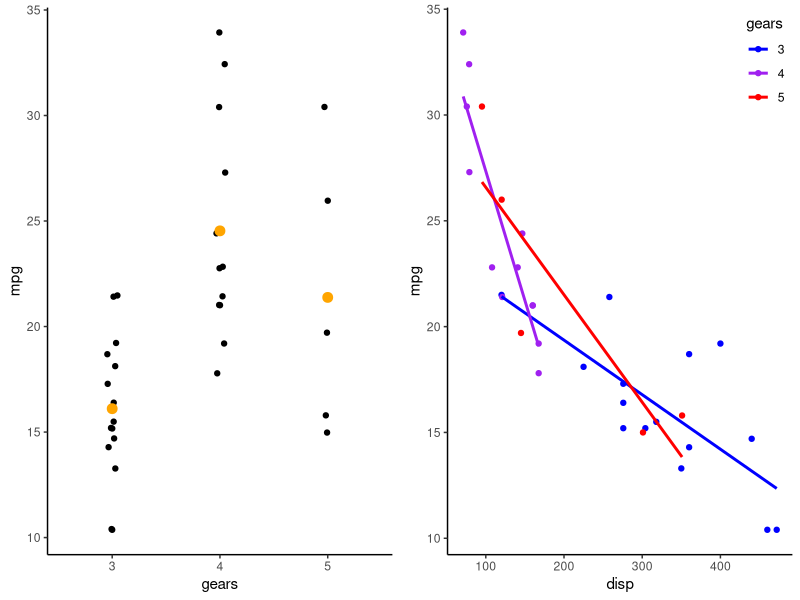
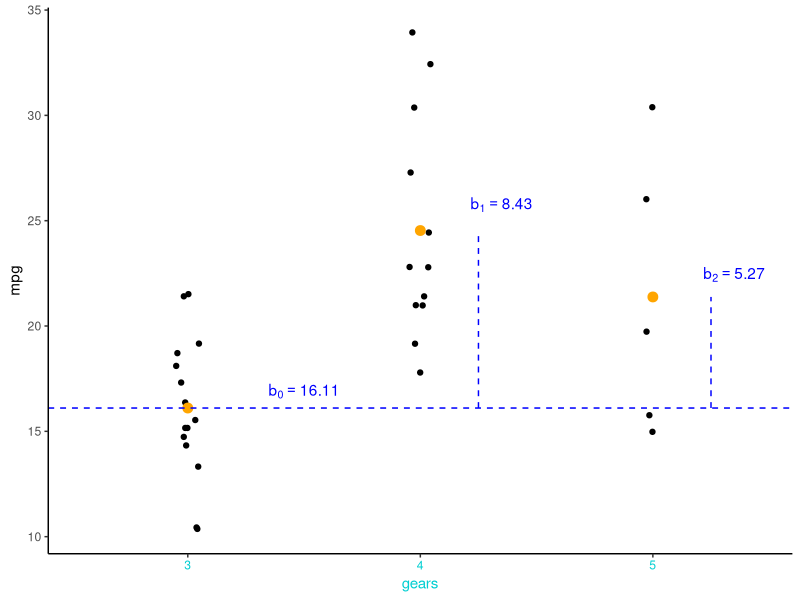
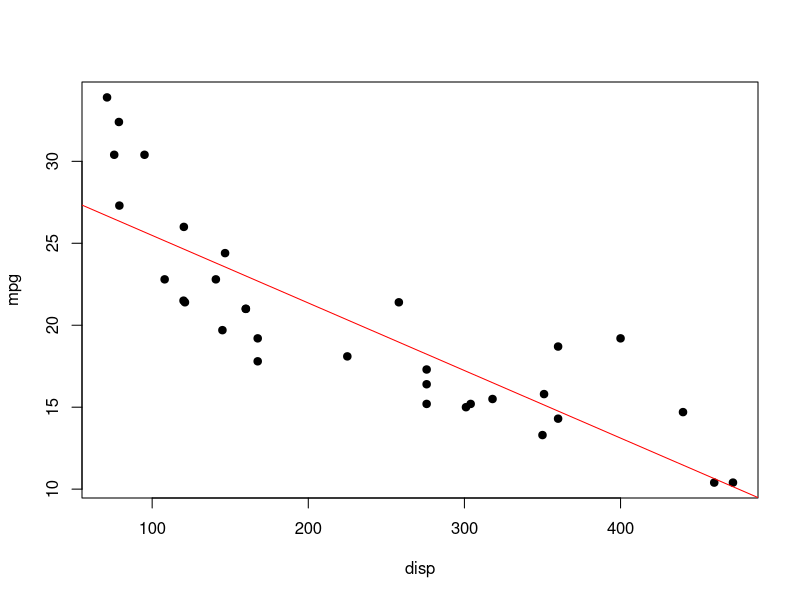
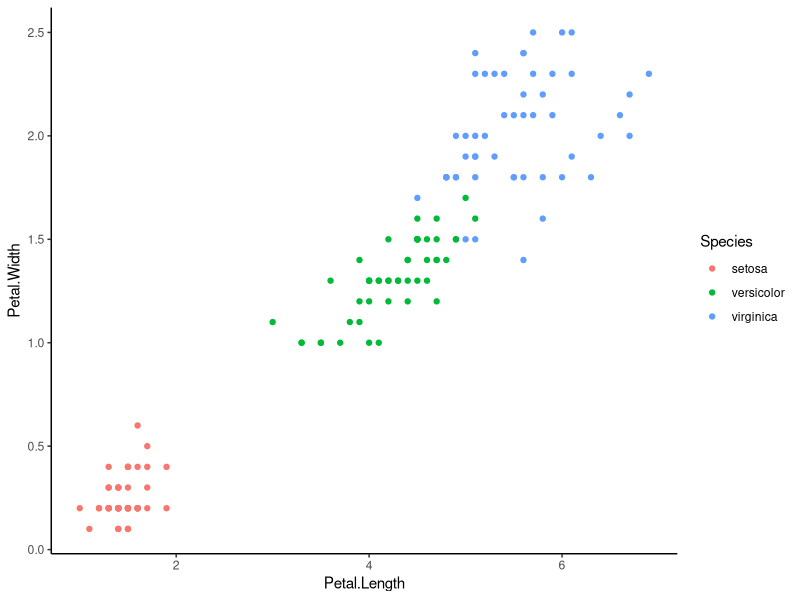
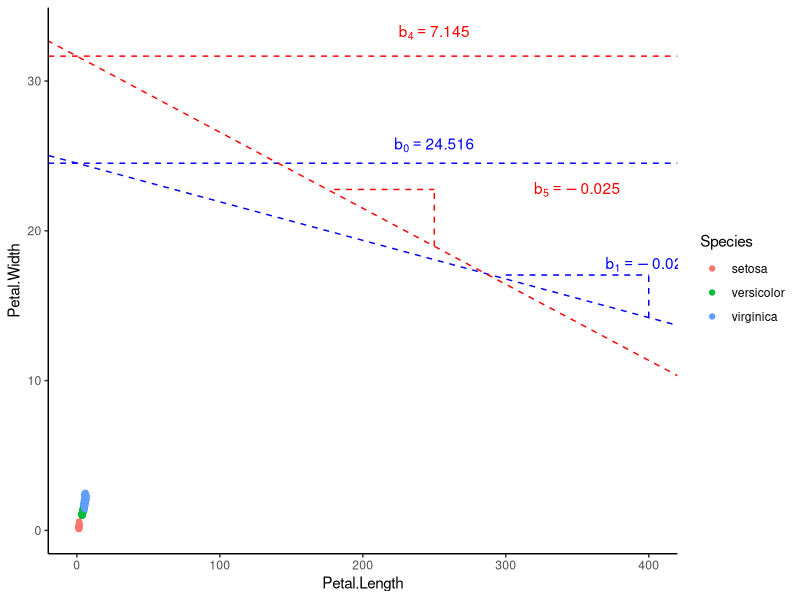

These charts were generated, in order, by the following R code:
## ---- chunk 1
knitr::opts_chunk$set(echo = FALSE)
library(tidyverse)
theme_set(theme_classic())
library(ggpubr)

set.seed(123)

#Fit models
modp1 <- lm(mpg~disp,data=arrange(mtcars,disp))
modp2 <- lm(mpg~factor(gear),data=arrange(mtcars,am,disp))
modp3 <- lm(mpg~disp+factor(gear),data=arrange(mtcars,am,disp))
modp4 <- lm(mpg~disp*factor(gear),data=mtcars)

#Plots

#Continuous
p1 <- ggplot(arrange(mtcars,disp),aes(x=disp,y=mpg))+geom_point()+geom_smooth(formula=y~x,method='lm',se=FALSE,col='orange')

#Categorical - 3 levels
p2 <- ggplot(arrange(mtcars,gear,mpg),aes(x=factor(gear),y=mpg))+ 
  geom_point(position=position_jitter(width=0.05))+labs(x='gears')+
  geom_point(aes(y=mpg),stat='summary',fun=mean,col='orange',size=3) #Mean only

#Continuous + categorial
p3 <- ggplot(cbind(modp3$model,pred=predict(modp3)),aes(x=disp,y=mpg,col=`factor(gear)`))+geom_point()+labs(col='gears')+
  geom_line(aes(y=pred))+
  scale_colour_manual(values=c('blue','purple','red'))+theme(legend.justification=c(1,1), legend.position=c(1,1))

#Interaction
p4 <- ggplot(mtcars,aes(x=disp,y=mpg,col=factor(gear)))+geom_point()+labs(col='gears')+
  geom_smooth(formula=y~x,method='lm',se=FALSE)+
  scale_colour_manual(values=c('blue','purple','red'))+theme(legend.justification=c(1,1), legend.position=c(1,1))

## ---- chunk 2
ggarrange(p2,p4,ncol=2) #Display mtcars data
## ---- chunk 3

b0Lab <- paste('b[0] == ',round(coef(modp2)[1],2))
b1Lab <- paste('b[1] == ',round(coef(modp2)[2],2))
b2Lab <- paste('b[2] == ',round(coef(modp2)[3],2))


  p2 + annotate('text', x=1.5, y = coef(modp2)[1]*1.05, col='blue', label=b0Lab, parse=TRUE) +
    geom_hline(yintercept=coef(modp2)[1],linetype='dashed',col='blue') +
    
    annotate('text', x=2.35, y = (coef(modp2)[1] + coef(modp2)[2])*1.05, col='blue', label=b1Lab, parse=TRUE)+
    annotate('segment', x = 2.25, xend = 2.25, y= coef(modp2)[1], yend = coef(modp2)[1] + coef(modp2)[2],linetype='dashed',col='blue') +
    
    annotate('text', x=3.35, y = (coef(modp2)[1] + coef(modp2)[3])*1.05, col='blue', label=b2Lab, parse=TRUE)+
    annotate('segment', x = 3.25, xend = 3.25, y= coef(modp2)[1], yend = coef(modp2)[1] + coef(modp2)[3],linetype='dashed',col='blue') +
    
    theme(axis.title.x.bottom=element_text(colour='darkturquoise'),
            axis.text.x.bottom=element_text(colour='darkturquoise'))
## ---- chunk 4
#Formula structure: y ~ x
mod1 <- lm(mpg ~ factor(gear), #mpg depends on gears
           data = mtcars) #Name of the dataframe containing mpg & gears
summary(mod1)
## ---- chunk 5
mod1Matrix <- model.matrix(mod1) #Get model matrix (columns used to predict mpg)
head(mod1Matrix,28) #Show first 28 rows of model matrix
## ---- chunk 6
#Fit a model with 1 variable
mod3 <- lm(mpg~disp,data=mtcars) 

#Plot raw data
plot(mpg ~ disp, data=mtcars,pch=19) 

#Plot model fit (single line)
abline(mod3,col='red') 
## ---- chunk 7
p4 <- ggplot(iris,aes(Petal.Length,Petal.Width))+geom_point(aes(col=Species))


## ---- chunk 8
  p4 
## ---- chunk 9
b0Lab <- paste('b[0] == ',round(coef(modp4)[1],3))
b1Lab <- paste('b[1] == ',round(coef(modp4)[2],3))
b4Lab <- paste('b[4] == ',round(coef(modp4)[4],3))
b5Lab <- paste('b[5] == ',round(coef(modp4)[6],3)) 

p4 + xlim(0,NA) +
  #Text/lines for gear==3
  annotate('text', x=250, y = coef(modp4)[1]*1.05, col='blue', label=b0Lab, parse=TRUE) +
  annotate('segment', x = 400, xend = 400, y= coef(modp4)[c(1,2)] %*% c(1,400), yend = (coef(modp4)[c(1,2)] %*% c(1,400))*1.2,linetype='dashed',col='blue') +
  annotate('segment', x = 300, xend = 400, y= (coef(modp4)[c(1,2)] %*% c(1,400))*1.2, yend = (coef(modp4)[c(1,2)] %*% c(1,400))*1.2,linetype='dashed',col='blue') + 
  annotate('text', x=400, y = (coef(modp4)[c(1,2)] %*% c(1,400))*1.25, col='blue', label=b1Lab, parse=TRUE) +
  geom_hline(yintercept=coef(modp4)[1],linetype='dashed',col='blue') +
  geom_abline(intercept=coef(modp4)[1],slope=coef(modp4)[2],col='blue',linetype='dashed') +
  #Text/lines for gear==5
  annotate('text', x=250, y = sum(coef(modp4)[c(1,4)])*1.05, col='red', label=b4Lab, parse=TRUE) +
  annotate('segment', x = 250, xend = 250, y= coef(modp4)[c(1,2,4,6)] %*% c(1,250,1,250), 
           yend = (coef(modp4)[c(1,2,4,6)] %*% c(1,250,1,250))*1.2, linetype='dashed',col='red') +
  annotate('segment', x = 180, xend = 250, y= (coef(modp4)[c(1,2,4,6)] %*% c(1,250,1,250))*1.2,
           yend = (coef(modp4)[c(1,2,4,6)] %*% c(1,250,1,250))*1.2, linetype='dashed',col='red') +
  annotate('text', x = 350, y = (coef(modp4)[c(1,2,4,6)] %*% c(1,250,1,250))*1.2, col='red', label=b5Lab, parse=TRUE) +
  geom_hline(yintercept=sum(coef(modp4)[c(1,4)]),linetype='dashed',col='red') +
  geom_abline(intercept=sum(coef(modp4)[c(1,4)]),slope=sum(coef(modp4)[c(2,6)]),col='red',linetype='dashed')
## ---- chunk 10
#Formula structure: y ~ x
mod2 <- lm(mpg ~ disp*factor(gear), #mpg depends on disp interacted with gears
           data = mtcars) #Name of the dataframe 
summary(mod2)
## ---- chunk 11
mod2Matrix <- model.matrix(mod2) #Get model matrix (columns used to predict mpg)
colnames(mod2Matrix) <- gsub('factor\\(gear\\)','gear',colnames(mod2Matrix)) #Shorten colnames
head(mod2Matrix,28) #Show first 28 rows of model matrix
